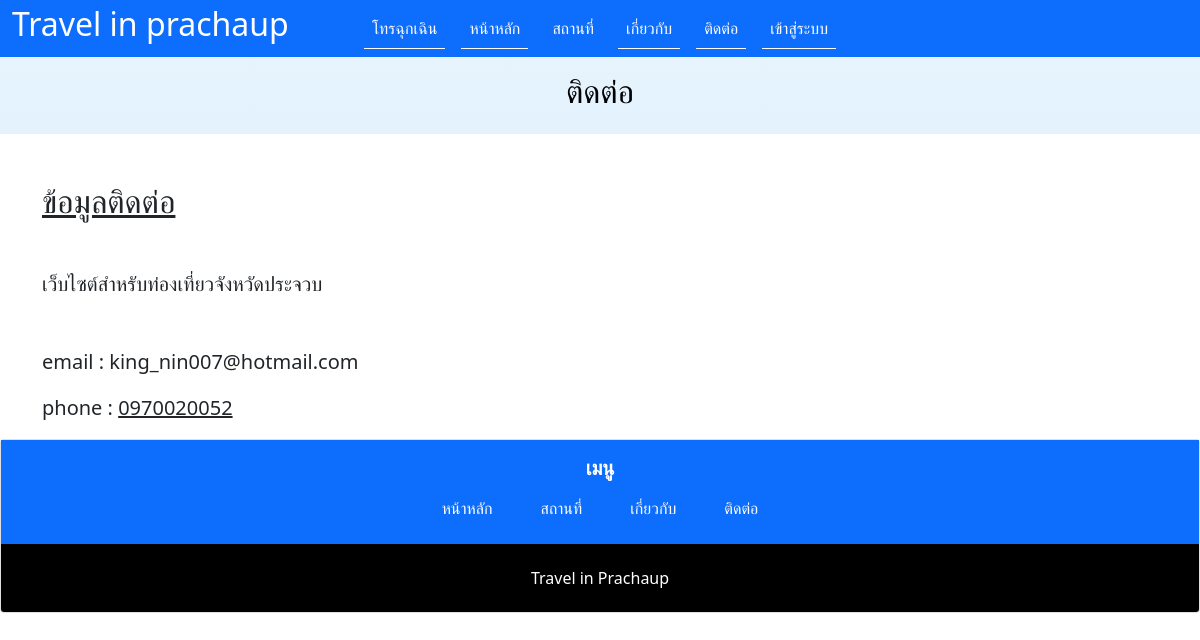
The page /contact.php on the database its author committed.
### tables this page shows
CREATE TABLE `tb_about` (
  `id` int(11) NOT NULL,
  `name` varchar(300) NOT NULL,
  `detail` text NOT NULL,
  `email` varchar(100) NOT NULL,
  `phone` varchar(50) NOT NULL
);

### contact.php (the view, shortened to what this page needs)
<?php
include('connection/connection.php');
$id =1;
$sql = "SELECT * FROM tb_about WHERE id = '$id'";
$query = mysqli_query($conn, $sql);
$result = mysqli_fetch_assoc($query);
?>
<!DOCTYPE html>
<html lang="en">
<?php include('includes/head.php'); ?>
<body>
    <?php
        if($_SESSION['user_mem']!='') {
            include('includes/navbar2.php');
        } else{
            include('includes/navbar.php');
        }
    ?>
    <h2 class="mt-5 mb-5 pt-4 pb-4 text-center bg-gradient text-black" style="background-color: #e3f2fd">ติดต่อ</h2>
    <div class="container">
        <div class="row">
            <div class="col-8">
                <h2><p class="text-decoration-underline">ข้อมูลติดต่อ</p></h2>
                <p class="mt-5 fs-5"><?=$result['name']?></p>
                <p class="fs-5 mt-5">email : <?=$result['email']?></p>
                <p class="fs-5">phone : <a href="Tel:<?php echo $result['phone'];?>" class="text-dark"><?=$result['phone'];?></a></p>
            </div>
        </div>
    </div>
    <?php include('includes/footer.php') ?>
</body>
</html>

### rows shown on the page
tb_about: name "เว็บไซต์สำหรับท่องเที่ยวจังหวัดประจวบ", email "king_nin007@hotmail.com", phone "0970020052"
